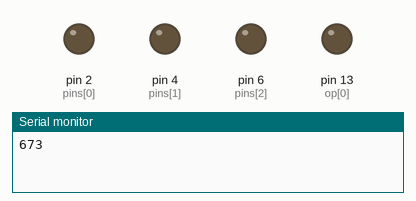
The sketch below on a simulated Arduino Uno, built with avr-gcc and run on an emulated ATmega328P. On the bench: output pins drawn as LEDs (lit = HIGH), the last lines printed to the serial monitor. Random numbers use the default seed unless the sketch sets one.

Above: at 0.8 s.
At 40.03 s:
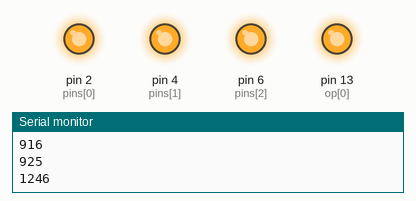
Timing chart, 0 to 40.5 s (numbered marks = the images above):
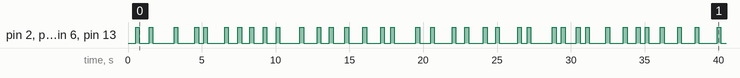

The sketch:

generate_sync_pulses.ino
```cpp
/*
generateSyncPulses.ino

This arduino sketch generates a train of digital output pulses with random inter-pulse intervals.
This pulse train can be sent to any number of recording devices to allow precise synchronization of their
respective system clocks, even if data is lost.

By default, the Arduino will use the same random seed when booted up. Therefore if the random seed is not
initialized independently, we would get exactly the same pulse train every time. If the arduino were
restarted during a recording, the re-occurrence of the same pulse sequence could be a big problem for
correctly aligning the pulse trains. To avoid this possibility, this sketch attempts to randomly initialize
the seed of the random number generator, by using the intrinsic jitter in the Arduino's "watchdog" timer to
obtain the initial seed value.

Tested on the Arduino Uno.

©bartulem 2025-05-20

*/

// Random seed includes
#include <avr/interrupt.h>
#include <avr/wdt.h>
#include <util/atomic.h>
#define randomSeed(s) srandom(s)
volatile uint32_t seed;  // These two variables can be reused in your program after the
volatile int8_t nrot;    // function CreateTrulyRandomSeed()executes in the setup() function

/*
Define arduino output pins. Change these values as necessary.
The LED_BUILTIN pin is helpful as an indicator that the program is running.
*/

#define OUTPUT_PINS 1
#define N_PINS 3
const int pins[N_PINS] = {2, 4, 6};
const int op[OUTPUT_PINS] = {13};

// Define some parameters for the pulse train
#define INTERVAL_MIN 250    // Minimum IPI in ms
#define INTERVAL_MAX 1500   // Maximum IPI in ms
#define PULSE_LEN 250       // Pulse duration

void CreateTrulyRandomSeed()
{
  seed = 0;
  nrot = 32; // Must be at least 4, but more increased the uniformity of the produced
             // seeds entropy.

  // The following five lines of code turn on the watch dog timer interrupt to create
  // the seed value
  cli();
  MCUSR = 0;
  _WD_CONTROL_REG |= (1<<_WD_CHANGE_BIT) | (1<<WDE);
  _WD_CONTROL_REG = (1<<WDIE);
  sei();

  while (nrot > 0);  // wait here until seed is created

  // The following five lines turn off the watch dog timer interrupt
  cli();
  MCUSR = 0;
  _WD_CONTROL_REG |= (1<<_WD_CHANGE_BIT) | (0<<WDE);
  _WD_CONTROL_REG = (0<< WDIE);
  sei();
}

ISR(WDT_vect)
{
  nrot--;
  seed = seed << 8;
  seed = seed ^ TCNT1L;
}

void setup() {

  // Initialize random seed
  Serial.begin(9600);
  CreateTrulyRandomSeed();
  randomSeed(seed);
  // Serial.print("Random seed = ");
  // Serial.print(seed);
  // Serial.print("\n");

  for(int j=0; j<OUTPUT_PINS; j++) {
    pinMode(op[j], OUTPUT);
    digitalWrite(op[j], LOW);
  }

  for(int i=0; i<N_PINS; i++) {
    pinMode(pins[i], OUTPUT);
    digitalWrite(pins[i], LOW);
  }

}

void loop() {

  // Generate the pulse
  for (int j=0; j<OUTPUT_PINS; j++){digitalWrite(op[j], HIGH);}
  for (int i=0; i<N_PINS; i++){digitalWrite(pins[i], HIGH);}

  delay(PULSE_LEN);

  for (int j=0; j<OUTPUT_PINS; j++){digitalWrite(op[j], LOW);}
  for (int i=0; i<N_PINS; i++){digitalWrite(pins[i], LOW);}

  // Wait for random inter-pulse interval
  int random_delay = random(INTERVAL_MIN, INTERVAL_MAX);
  Serial.println(random_delay);
  delay(random_delay);

}
```

Measured:
- by itself, pin 2 (pins[0]), pin 4 (pins[1]), pin 6 (pins[2]), pin 13 (op[0]): LOW → HIGH at 0.51 s, → LOW 0.25 s later, → HIGH 0.67 s later, → LOW 0.25 s later, … (74 changes in this stretch)
